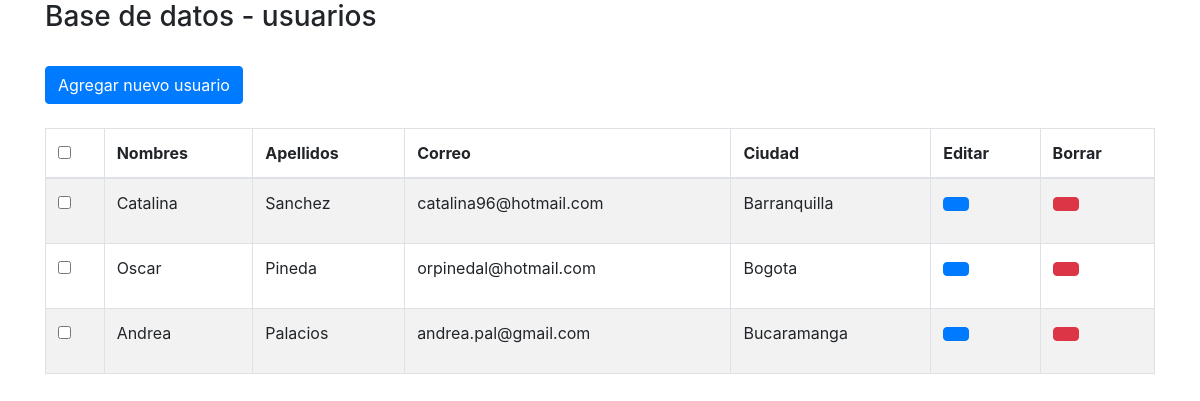
/, run on an earlier commit of the app's database.
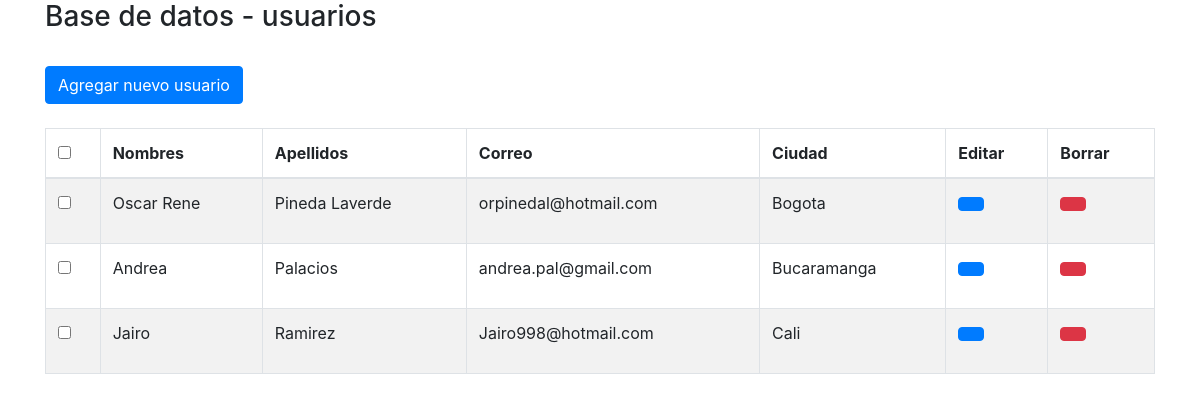
And on a later commit of the database.
### formapp/models.py (models this page shows, shortened)
class Data_User(models.Model):
    alpha = RegexValidator(r'^[a-zA-Z ]*$', 'Solo estan permitidos los caracteres (a-z),(A-Z) y espacio')
    id_usuario = models.AutoField(primary_key=True)
    nombres = models.CharField(max_length=50, null = False,validators=[alpha], default = "")
    apellidos = models.CharField(max_length=50, null = False,validators=[alpha], default = "")
    correo = models.EmailField(null = False, default = "")
    ciudad = models.CharField(max_length=50, null = False,validators=[alpha], default = "")

### formapp/views.py (the view)
# urls.py: path('', views.read, name="read"),
def read(request):
    users = Data_User.objects.all()
    return render(request,"formapp/index.html",{'users':users})

### formapp/templates/formapp/index.html (shortened to what this page needs)
{% extends "formapp/layout.html" %}
{% block content %}
 <div class="col-md-12">
        <h3>Base de datos - usuarios</h3>
        <br>
        <span>
            <a href="/create" class="btn btn-primary">Agregar nuevo usuario</a>
        </span>
        <br>
        <br>
        <div class="table-responsive">
            <table id="data_users_table" class="table table-striped table-bordered" width="100%">
                <thead>
                    <th><input type="checkbox" id="checkall" /></th>
                    <th>Nombres</th>
                    <th>Apellidos</th>
                    <th>Correo</th>
                    <th>Ciudad</th>
                    <th>Editar</th>
                    <th>Borrar</th>
                </thead>
                <tbody>
                {% for user in users %}
                        <tr>
                            <td><input type="checkbox" class="checkthis" /></td>
                            <td>{{ user.nombres }}</td>
                            <td>{{ user.apellidos }}</td>
                            <td>{{ user.correo }}</td>
                            <td>{{ user.ciudad }}</td>
                            <td>
                                <p data-placement="top" data-toggle="tooltip" title="Editar">
                                    <a href="/edit/{{ user.id_usuario }}" class="btn btn-primary" type="button" data-title="Editar" data-toggle="modal" data-target="#edit" >
                                    </a>
                                </p>
                            </td>
                            <td>
                                <p data-placement="top" data-toggle="tooltip" title="Borrar">
                                    <a href="/delete/{{ user.id_usuario }}" class="btn btn-danger" type="button" data-title="Borrar" data-toggle="modal" data-target="#delete" >
                                    </a>
                                </p>
                            </td>
                        </tr>
                {% endfor %}
                </tbody>
            </table>
        </div>
    </div>
{% endblock content %}

What changed in the data, as far as the page shows it:
removed Data_User: nombres "Catalina", apellidos "Sanchez", correo "catalina96@hotmail.com", ciudad "Barranquilla"
changed Data_User "orpinedal@hotmail.com": nombres "Oscar" → "Oscar Rene"; apellidos "Pineda" → "Pineda Laverde"
added Data_User: nombres "Jairo", apellidos "Ramirez", correo "Jairo998@hotmail.com", ciudad "Cali"
